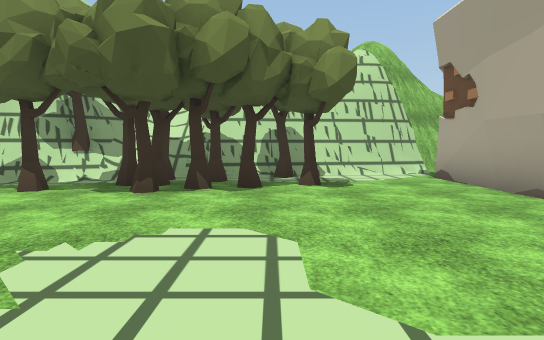
[1] (above)

24 first-person views from a walk through a Unity game level. The camera is 1.3 m above the floor, tilts 4° down and sees 75° across. The floor is counted in squares, 2 m on a side. Each view is taken from the middle of a square. On the plan, view 1 faces up. The plan holds only what a view shows up to about 10 squares ahead; the rest is blank. The place goes on beyond the plan. Some animated figures are left out. Some surface patterns are stand-ins.

[2]
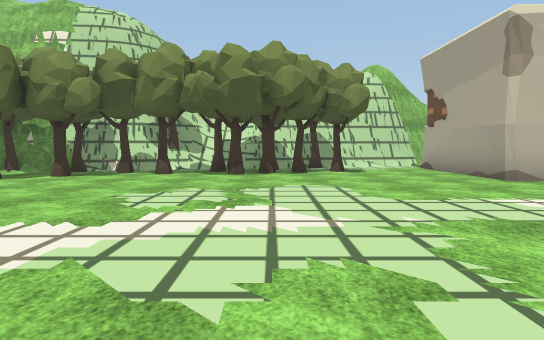

[3]
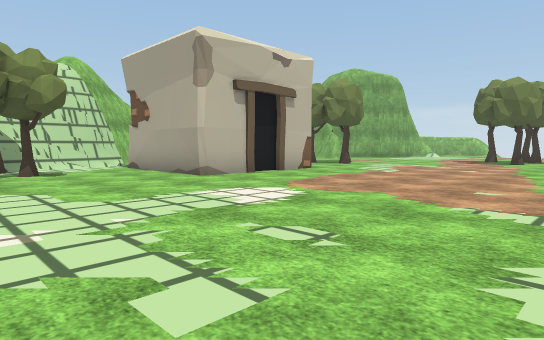

[4]
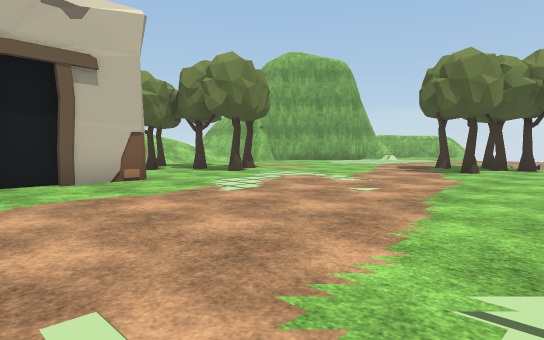

[5]
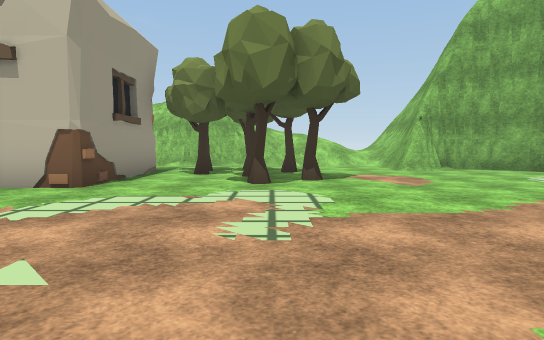

[6]
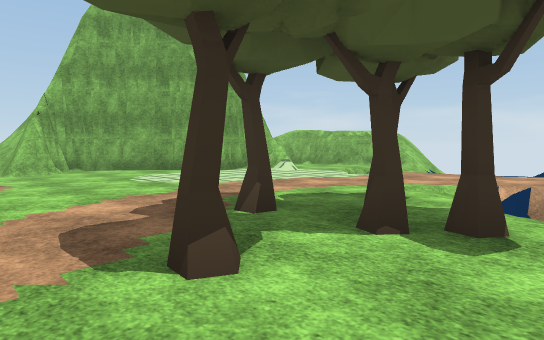

[7]
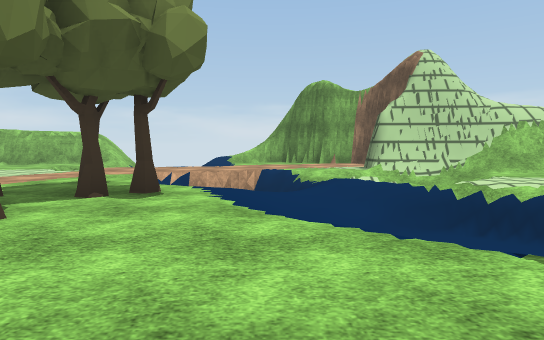

[8]
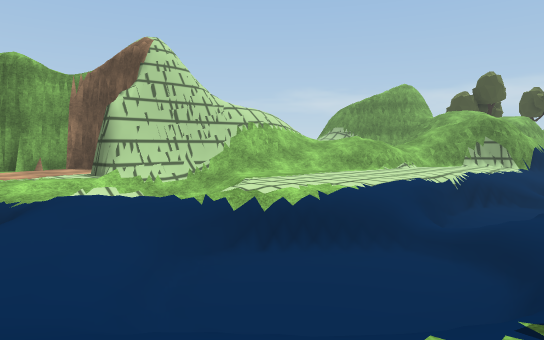

[9]
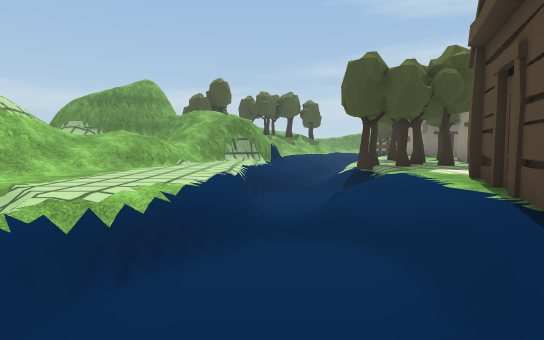

[10]
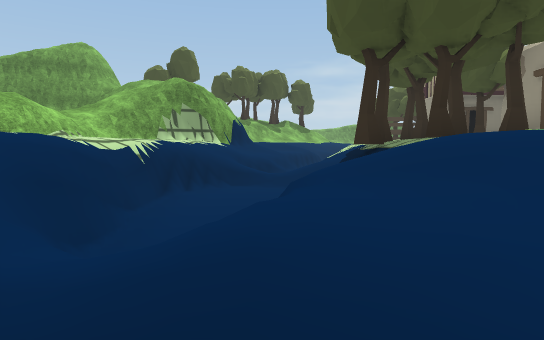

[11]
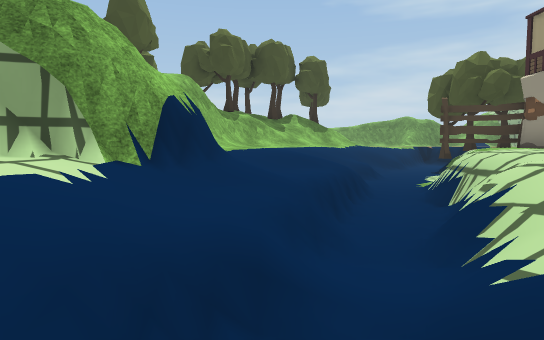

[12]
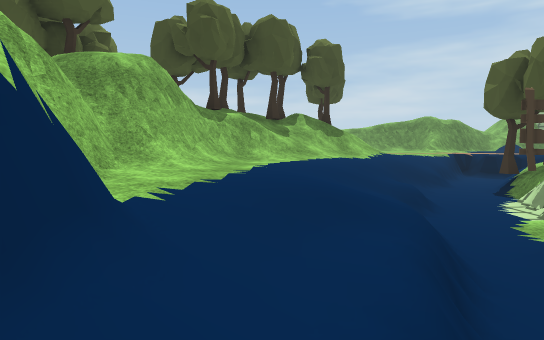

[13]
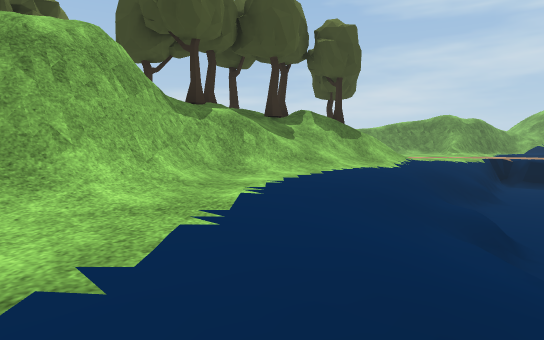

[14]
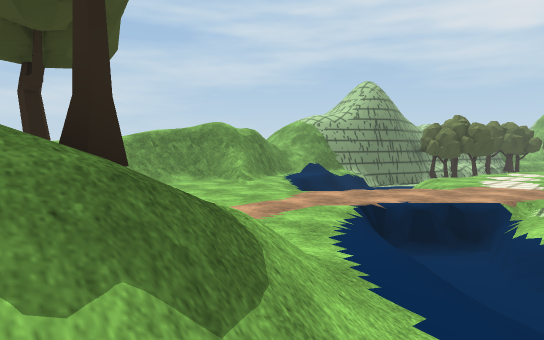

[15]
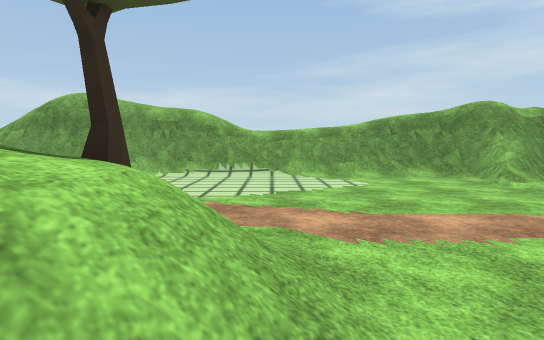

[16]
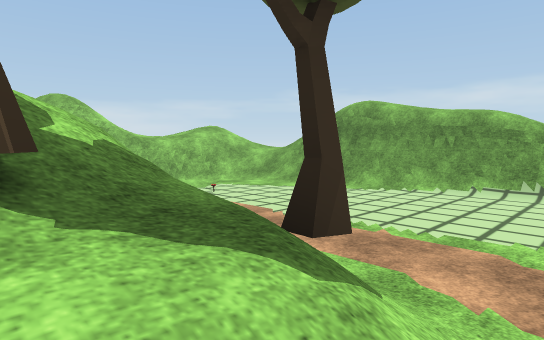

[17]
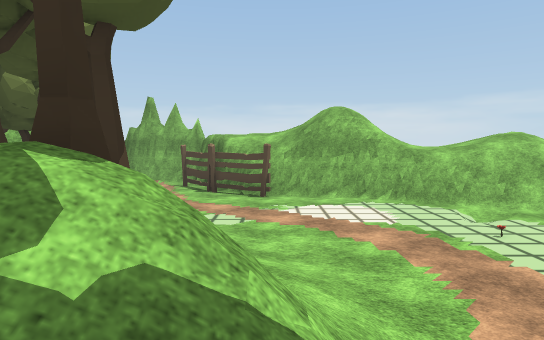

[18]
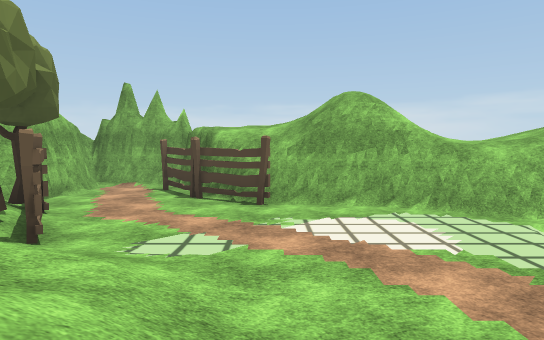

[19]
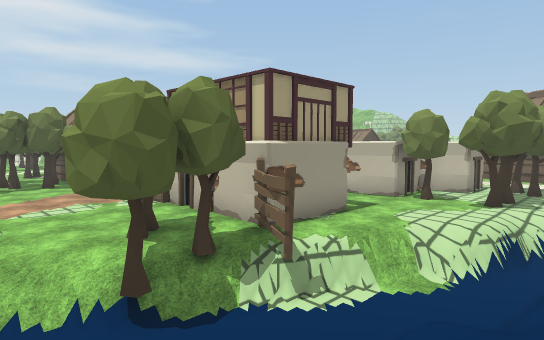

[20]
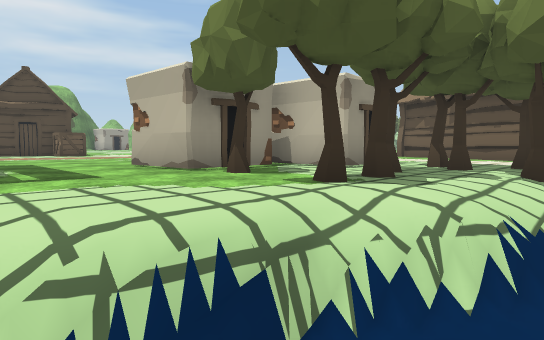

[21]
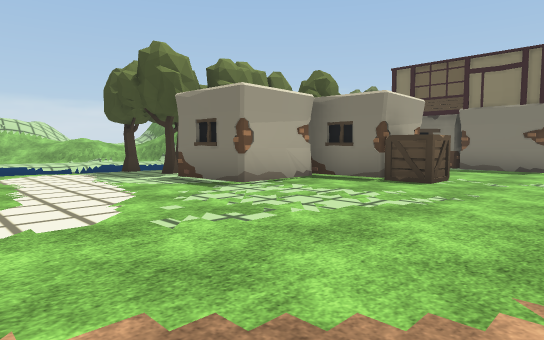

[22]
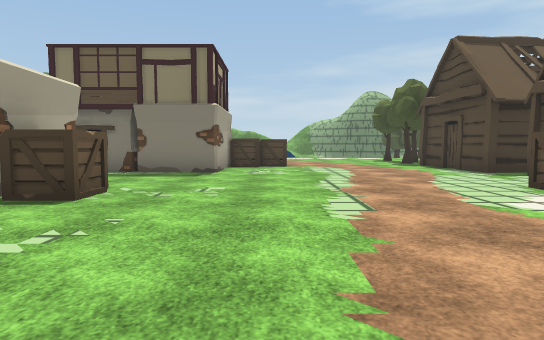

[23]
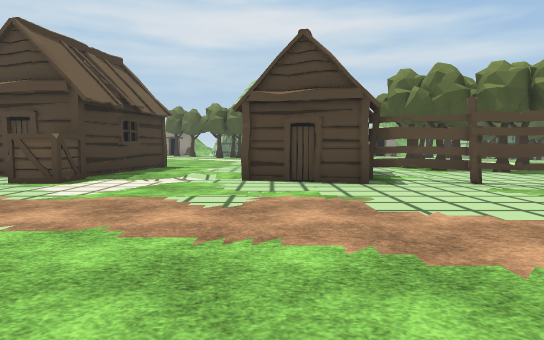

[24]
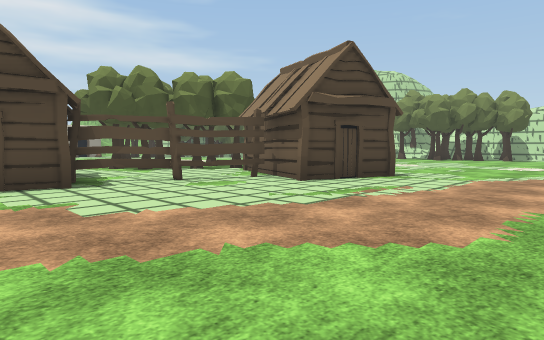

### Floor plan
Key: @ floor where view 1 was taken; # wall or solid block; . main floor; - floor 0.25 m lower than the main floor; : floor 0.75 m higher than the main floor; _ floor 1 m lower than the main floor; < floor 1.5 m lower than the main floor; + floor 6 m higher than the main floor; / step, stairs or slope; = window, fence, low wall or low ledge; v drop or lower ground; T tree; F fence; H hut; O other object.
Columns run from 6 left of view 1 to 23 right of it. Each row starts with its distance up from view 1.
 10         +vvv        #
  9        v###        /#
  8   #=T#####.  .......####
  7 ####TTT...#  #TTT...#..##
  6 T#..TTTT..#  #T.........##
  5 T.TTTT....#  #..TT.......#
  4 TT........####..T.........
  3 ..........................
  2  ..........................
  1   ..................T......
  0   ....@............T.T///..
 -1    ..................T/ =/.
 -2     ................../ ##.
 -3      .......... ....///  =.
 -4  TT HHH...       ..///////...#
 -5  T.HH.H...        //<<// /...#
 -6 T....FH...       ##<<</  /#..#
 -7 TT..F......      #/<<=////#  #
 -8 ....F........  ###////..//##
 -9   HFH.............////..//##
-10     ..............//</../=/
-11    H............../<<//////
-12 ..//.........##.TT_<//.///
-13 ../ .........##.TT///..//
-14 .../.......O.#.T///</../
-15  HHOO......O##..T/////=/
-16    .........##T.T///##//
-17   H............./#//#/
-18   ............../<//##
-19  HHH......####./=<//.#
-20    H......####.#///..#
-21          O####.v<////#=
-22         .....FF//////#
-23        .....TTT</////#TTT ####
-24        ......#T<////// TFF...#
-25        .....-=//////T :TFT...#
-26        ...//v</////T///....F#
-27        ..../==///T/TT//...Fv/
-28        ../../=////////....#//
-29         = =......T///.....#//
-30           #=/.............#/
-31            //.........O..=#/
-32            //..........//=//
-33           /=.........../////
-34           ###....../////////
-35             ##==#=#####/

Where each view was taken, in squares from view 1:
view 1: 0 up, 0 right, facing up
view 2: 3 down, 1 left, facing up
view 3: 3 down, 1 left, facing up-right
view 4: 3 down, 4 right, facing up-right
view 5: 2 down, 10 right, facing up
view 6: 2 down, 12 right, facing up-right
view 7: 3 down, 10 right, facing right
view 8: 3 down, 12 right, facing down-right
view 9: 3 down, 14 right, facing down
view 10: 7 down, 13 right, facing down
view 11: 13 down, 13 right, facing down
view 12: 16 down, 13 right, facing down
view 13: 18 down, 13 right, facing down
view 14: 25 down, 12 right, facing down-left
view 15: 26 down, 10 right, facing down
view 16: 27 down, 10 right, facing down-right
view 17: 28 down, 11 right, facing right
view 18: 28 down, 13 right, facing right
view 19: 26 down, 12 right, facing up-left
view 20: 19 down, 12 right, facing up-left
view 21: 8 down, 2 right, facing down-right
view 22: 10 down, 2 right, facing down
view 23: 11 down, 4 right, facing left
view 24: 11 down, 4 right, facing up-left
